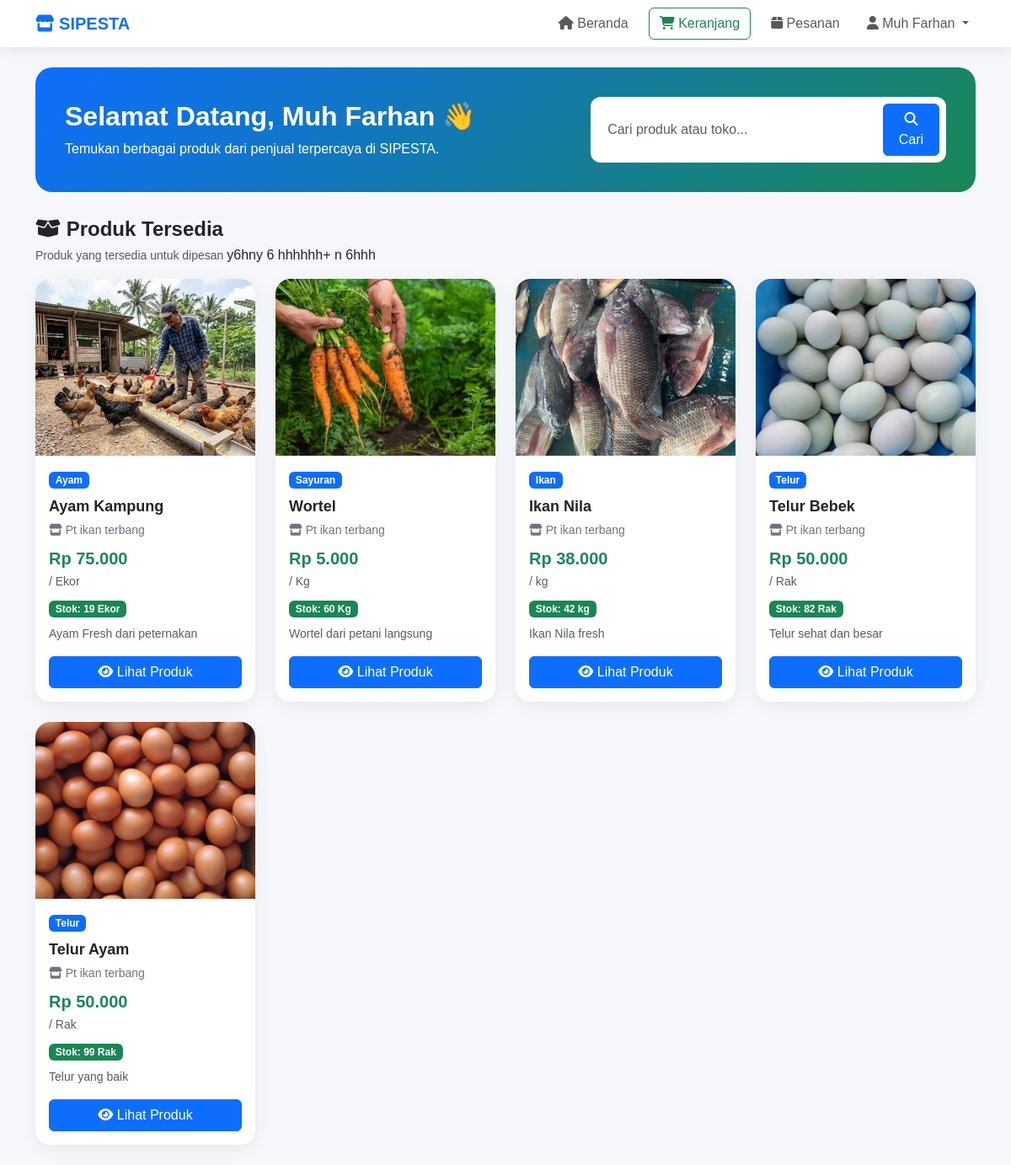
Page /pembeli/index.php (signed in) on the committed database.
### tables this page shows
CREATE TABLE `produk` (
  `id` int(11) NOT NULL,
  `penjual_id` int(11) NOT NULL,
  `kategori_id` int(11) NOT NULL,
  `nama_produk` varchar(150) NOT NULL,
  `deskripsi` text DEFAULT NULL,
  `harga` decimal(15,2) NOT NULL DEFAULT 0.00,
  `satuan` varchar(50) NOT NULL,
  `stok` decimal(15,2) NOT NULL DEFAULT 0.00,
  `foto` varchar(255) DEFAULT NULL,
  `STATUS` enum('tersedia','habis','nonaktif') DEFAULT 'tersedia',
  `created_at` timestamp NOT NULL DEFAULT current_timestamp(),
  `updated_at` timestamp NOT NULL DEFAULT current_timestamp() ON UPDATE current_timestamp()
);

CREATE TABLE `kategori` (
  `id` int(11) NOT NULL,
  `nama_kategori` varchar(100) NOT NULL,
  `deskripsi` text DEFAULT NULL,
  `created_at` timestamp NOT NULL DEFAULT current_timestamp()
);

CREATE TABLE `penjual` (
  `id` int(11) NOT NULL,
  `user_id` int(11) NOT NULL,
  `nama` varchar(100) NOT NULL,
  `no_hp` varchar(20) DEFAULT NULL,
  `alamat` text DEFAULT NULL,
  `nama_usaha` varchar(150) DEFAULT NULL,
  `jenis_usaha` varchar(100) DEFAULT NULL,
  `created_at` timestamp NOT NULL DEFAULT current_timestamp(),
  `latitude` decimal(10,8) DEFAULT NULL,
  `longitude` decimal(11,8) DEFAULT NULL
);

### pembeli/index.php (the view, shortened to what this page needs)
<?php
require_once "../config/database.php";
$nama_user = $_SESSION['nama'] ?? 'Pembeli';
$keyword = trim($_GET['q'] ?? '');
$sql = "
    SELECT
        p.id,
        p.nama_produk,
        p.deskripsi,
        p.harga,
        p.satuan,
        p.stok,
        p.foto,
        p.status,
        k.nama_kategori,
        pen.nama_usaha
    FROM produk p
    LEFT JOIN kategori k
        ON p.kategori_id = k.id
    LEFT JOIN penjual pen
        ON p.penjual_id = pen.id
    WHERE p.status = 'tersedia'
        AND p.stok > 0
";
$sql .= "
    ORDER BY p.id DESC
";
$stmt = $conn->prepare($sql);
$stmt->execute();
$result = $stmt->get_result();
$produk = [];
while ($row = $result->fetch_assoc()) {
    $produk[] = $row;
}
?>
<!DOCTYPE html>
<html lang="id">
<head>
    <link
        href="https://cdn.jsdelivr.net/npm/bootstrap@5.3.3/dist/css/bootstrap.min.css"
        rel="stylesheet"
    >
    <link
        href="https://cdnjs.cloudflare.com/ajax/libs/font-awesome/6.5.2/css/all.min.css"
        rel="stylesheet"
    >
</head>
<body>
<nav class="navbar navbar-expand-lg bg-white">
    <div class="container">
        <a
            class="navbar-brand text-primary"
            href="index.php"
        >
            <i class="fa-solid fa-store"></i>
            SIPESTA
        </a>
        <div
            class="collapse navbar-collapse"
            id="navbarMenu"
        >
            <ul class="navbar-nav ms-auto align-items-lg-center">
                <li class="nav-item me-lg-3">
                    <a
                        class="nav-link"
                        href="index.php"
                    >
                        <i class="fa-solid fa-house"></i>
                        Beranda
                    </a>
                </li>
                <li class="nav-item me-lg-3">
                    <a
                        class="btn btn-outline-success"
                        href="keranjang.php"
                    >
                        <i class="fa-solid fa-cart-shopping"></i>
                        Keranjang
                    </a>
                </li>
                <li class="nav-item me-lg-3">
                    <a
                        class="nav-link"
                        href="pesanan.php"
                    >
                        <i class="fa-solid fa-box"></i>
                        Pesanan
                    </a>
                </li>
                <li class="nav-item dropdown">
                    <a
                        class="nav-link dropdown-toggle"
                        href="#"
                        role="button"
                        data-bs-toggle="dropdown"
                        aria-expanded="false"
                    >
                        <i class="fa-solid fa-user"></i>
                        <?= htmlspecialchars($nama_user) ?>
                    </a>
                </li>
            </ul>
        </div>
    </div>
</nav>
<div class="container py-4">
    <div class="hero">
        <div class="row align-items-center">
            <div class="col-md-7">
                <h2>
                    Selamat Datang,
                    <?= htmlspecialchars($nama_user) ?> 👋
                </h2>
                <p class="mb-0">
                    Temukan berbagai produk dari penjual
                    terpercaya di SIPESTA.
                </p>
            </div>
            <div class="col-md-5 mt-4 mt-md-0">
                <form method="GET">
                    <div class="search-box d-flex">
                        <input
                            type="text"
                            name="q"
                            class="form-control"
                            placeholder="Cari produk atau toko..."
                            value="<?= htmlspecialchars($keyword) ?>"
                        >
                        <button
                            type="submit"
                            class="btn btn-primary"
                        >
                            <i class="fa-solid fa-search"></i>
                            Cari
                        </button>
                    </div>
                </form>
            </div>
        </div>
    </div>
    <div class="d-flex justify-content-between align-items-center mb-3">
        <div>
            <h4 class="fw-bold mb-1">
                <i class="fa-solid fa-box-open"></i>
                Produk Tersedia
            </h4>
            <?php if ($keyword !== ''): ?>
                <small class="text-muted">
                    Hasil pencarian:
                    <strong>
                        <?= htmlspecialchars($keyword) ?>
                    </strong>
                </small>
            <?php else: ?>
                <small class="text-muted">
                    Produk yang tersedia untuk dipesan
                </small>
            <?php endif; ?>
            y6hny  6                                     hhhhhh+            n 6hhh
        </div>
    </div>
    <?php if (count($produk) > 0): ?>
        <div class="row g-4">
            <?php foreach ($produk as $item): ?>
                <div class="col-12 col-sm-6 col-lg-4 col-xl-3">
                    <div class="product-card">
                        <div class="product-image">
                            <?php
$foto = trim($item['foto'] ?? '');
$foto = str_replace('\\', '/', $foto);
$namaFileFoto = basename($foto);
$fileFoto = __DIR__ . "/../uploads/produk/" . $namaFileFoto;
$urlFoto = "../uploads/produk/" . rawurlencode($namaFileFoto);
?>
                        <?php if (
                            $namaFileFoto !== '' &&
                            file_exists($fileFoto)
                        ): ?>
                            <img
                                src="<?= htmlspecialchars($urlFoto) ?>"
                                alt="<?= htmlspecialchars($item['nama_produk']) ?>"
                                style="
                                    width: 100%;
                                    height: 210px;
                                    object-fit: cover;
                                    display: block;
                                "
                            >
                        <?php else: ?>
                            <div class="no-image">
                                <i class="fa-solid fa-image"></i>
                            </div>
                        <?php endif; ?>
                                                </div>
                        <div class="p-3">
                            <?php if (
                                !empty($item['nama_kategori'])
                            ): ?>
                                <span class="badge bg-primary mb-2">
                                    <?= htmlspecialchars(
                                        $item['nama_kategori']
                                    ) ?>
                                </span>
                            <?php endif; ?>
                            <div class="product-name mb-1">
                                <?= htmlspecialchars(
                                    $item['nama_produk']
                                ) ?>
                            </div>
                            <div class="store-name mb-2">
                                <i class="fa-solid fa-store"></i>
                                <?= htmlspecialchars(
                                    $item['nama_usaha']
                                    ?? 'Nama usaha belum tersedia'
                                ) ?>
                            </div>
                            <div class="product-price">
                                Rp
                                <?= number_format(
                                    (float)$item['harga'],
                                    0,
                                    ',',
                                    '.'
                                ) ?>
                            </div>
                            <small class="text-muted">
                                /
                                <?= htmlspecialchars(
                                    $item['satuan']
                                ) ?>
                            </small>
                            <div class="mt-2">
                                <span
                                    class="badge bg-success badge-stock"
                                >
                                    Stok:
                                    <?= number_format(
                                        (float)$item['stok'],
                                        0,
                                        ',',
                                        '.'
                                    ) ?>
                                    <?= htmlspecialchars(
                                        $item['satuan']
                                    ) ?>
                                </span>
                            </div>
                            <?php if (
                                !empty($item['deskripsi'])
                            ): ?>
                                <p
                                    class="text-muted small mt-2 mb-3"
                                >
                                    <?= htmlspecialchars(
                                        mb_strimwidth(
                                            $item['deskripsi'],
                                            0,
                                            90,
                                            '...'
                                        )
                                    ) ?>
                                </p>
                            <?php endif; ?>
                            <div class="d-grid mt-3">
                                <a
                                    href="detail_produk.php?id=<?= (int)$item['id'] ?>"
                                    class="btn btn-primary"
                                >
                                    <i class="fa-solid fa-eye"></i>
                                    Lihat Produk
                                </a>
                            </div>
                        </div>
                    </div>
                </div>
            <?php endforeach; ?>
        </div>
    <?php endif; ?>
</div>
</body>
</html>

### pembeli/index.php (style rules this page uses)
body { background: #f5f7fb; font-family: Arial, sans-serif; }
.navbar { box-shadow: 0 3px 15px rgba(0,0,0,.08); }
.navbar-brand { font-weight: bold; }
.hero { background: linear-gradient( 135deg, #0d6efd, #198754 ); color: white; border-radius: 20px; padding: 35px; margin-bottom: 30px; }
.hero h2 { font-weight: bold; }
.search-box { background: white; padding: 8px; border-radius: 12px; }
.search-box input { border: none; box-shadow: none !important; }
.product-card { border: none; border-radius: 18px; overflow: hidden; height: 100%; box-shadow: 0 5px 20px rgba(0,0,0,.06); transition: .2s; background: white; }
.product-image { height: 210px; background: #eef2f7; display: flex; align-items: center; justify-content: center; overflow: hidden; }
.product-image img { width: 100%; height: 100%; object-fit: cover; display: block; }
.product-name { font-weight: bold; font-size: 18px; }
.product-price { color: #198754; font-weight: bold; font-size: 20px; }
.store-name { color: #6c757d; font-size: 14px; }
.badge-stock { font-size: 12px; }

### rows in the picture
produk: foto (picture), kategori.nama_kategori "Ayam", nama_produk "Ayam Kampung", penjual.nama_usaha "Pt ikan terbang", harga "75.000", satuan "Ekor", stok "19", deskripsi "Ayam Fresh dari peternakan"
produk: foto (picture), kategori.nama_kategori "Sayuran", nama_produk "Wortel", penjual.nama_usaha "Pt ikan terbang", harga "5.000", satuan "Kg", stok "60", deskripsi "Wortel dari petani langsung"
produk: foto (picture), kategori.nama_kategori "Ikan", nama_produk "Ikan Nila", penjual.nama_usaha "Pt ikan terbang", harga "38.000", satuan "kg", stok "42", deskripsi "Ikan Nila fresh"
produk: foto (picture), kategori.nama_kategori "Telur", nama_produk "Telur Bebek", penjual.nama_usaha "Pt ikan terbang", harga "50.000", satuan "Rak", stok "82", deskripsi "Telur sehat dan besar"
produk: foto (picture), kategori.nama_kategori "Telur", nama_produk "Telur Ayam", penjual.nama_usaha "Pt ikan terbang", harga "50.000", satuan "Rak", stok "99", deskripsi "Telur yang baik"

### other values in the picture
$nama_user "Muh Farhan"
